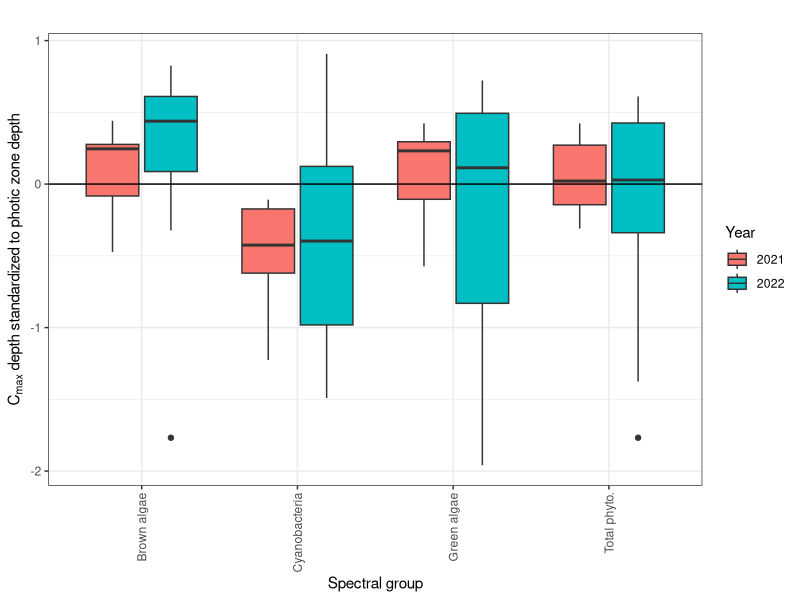

This chart was generated by the following R code:
## ---- chunk 1
#load packages
library(tidyverse)
library(lubridate)

flo_metrics <- read_csv("../Processed_data/Fluora_bvr.csv")
pw2 <- read_csv("../Processed_data/FP_PeakWidth.csv")
pz <- read_csv("../Processed_data/attenuation_calc.csv")
Cmax <- read_csv("../Processed_data/FP_CmaxDepth.csv")

# Make a directory for Figures if there isn't one
if (!dir.exists("../Figs")){dir.create("../Figs")}
## ---- chunk 2
#Cmax relative to pz depth
cmpz <- left_join(Cmax, pz, by = "Date") %>%
  mutate(green_rel_pz = (Zeu-CmaxDepth_GreenAlgae_ugL)/Zeu,
         cyano_rel_pz = (Zeu-CmaxDepth_Bluegreens_ugL)/Zeu,
         brown_rel_pz = (Zeu-CmaxDepth_BrownAlgae_ugL)/Zeu,
         crypto_rel_pz = (Zeu-CmaxDepth_MixedAlgae_ugL)/Zeu,
         total_rel_pz = (Zeu-CmaxDepth_TotalConc_ugL)/Zeu,
         green_rel_pz_0.1 = (Zeu_0.1-CmaxDepth_GreenAlgae_ugL)/Zeu_0.1,
         cyano_rel_pz_0.1 = (Zeu_0.1-CmaxDepth_Bluegreens_ugL)/Zeu_0.1,
         brown_rel_pz_0.1 = (Zeu_0.1-CmaxDepth_BrownAlgae_ugL)/Zeu_0.1,
         crypto_rel_pz_0.1 = (Zeu_0.1-CmaxDepth_MixedAlgae_ugL)/Zeu_0.1,
         total_rel_pz_0.1 = (Zeu_0.1-CmaxDepth_TotalConc_ugL)/Zeu_0.1) %>%
  select(-(CmaxDepth_GreenAlgae_ugL:r2))%>%
  filter(!is.na(Zeu)) %>%
  mutate(Year = year(Date)) %>%
  gather(green_rel_pz:total_rel_pz_0.1, key = "spectral_group", value = "Cmax_depth_rel_pz") %>%
  mutate(pz_calc = ifelse(grepl("0.1",spectral_group),"0.1%","1%"))

#data wrangling to plot
Cmax_plot <- Cmax %>%
  mutate(Year = year(Date)) %>%
  gather(CmaxDepth_GreenAlgae_ugL:CmaxDepth_TotalConc_ugL, key = "spectral_group", value = "Cmax_depth")

cmpz_1 <- cmpz %>% filter(pz_calc == "1%")
cmpz_0.1 <- cmpz %>% filter(pz_calc == "0.1%")

#data wrangling to plot Zeu
pz_plot <- pz %>%
  mutate(Year = year(Date)) %>%
  filter(Year %in% c(2021,2022)) %>%
  select(-(I0:r2)) %>%
  gather(Zeu:Zeu_0.1, key = "perc_light", value = "pz_depth")

jpeg("../Figs/SI_Cmax_depth_pz_1.jpeg", res = 300, width = 6, height = 4, units = "in")
ggplot(data = subset(cmpz_1, cmpz_1$spectral_group != "crypto_rel_pz"), aes(x = spectral_group, y = Cmax_depth_rel_pz, fill = as.factor(Year)))+
  geom_boxplot()+
  geom_hline(yintercept = 0)+
  theme_bw()+
  ggtitle("")+
  xlab("Spectral group")+
  ylab(expression(paste(C[max], " depth standardized to photic zone depth",sep = "")))+
  labs(fill = "Year")+
  theme(axis.text.x = element_text(angle = 90, vjust = 0.5, hjust=1))+
  scale_x_discrete(labels=c("green_rel_pz" = "Green algae", "cyano_rel_pz" = "Cyanobacteria",
                              "brown_rel_pz" = "Brown algae", "total_rel_pz" = "Total phyto."))
dev.off()

## ---- chunk 3
# dominance of cyanobacteria during study period
dom <- flo_metrics %>%
  select(-Reservoir, -Site) %>%
  filter((Date >= "2021-05-01" & Date <= "2021-09-01") | (Date >= "2022-05-01" & Date <= "2022-09-01")) %>%
  group_by(Date) %>%
  summarize(GreenAlgae_ugL = mean(GreenAlgae_ugL, na.rm = TRUE),
            Bluegreens_ugL = mean(Bluegreens_ugL, na.rm = TRUE),
            BrownAlgae_ugL = mean(BrownAlgae_ugL, na.rm = TRUE),
            MixedAlgae_ugL = mean(MixedAlgae_ugL, na.rm = TRUE),
            TotalConc_ugL = mean(TotalConc_ugL, na.rm = TRUE)) %>%
  mutate(prop_ga = GreenAlgae_ugL/TotalConc_ugL,
         prop_bg = Bluegreens_ugL/TotalConc_ugL,
         prop_ba = BrownAlgae_ugL/TotalConc_ugL,
         prop_ma = MixedAlgae_ugL/TotalConc_ugL) %>%
  rowwise() %>%
  mutate(dom = max(c(prop_ga, prop_bg, prop_ba, prop_ma))) %>%
  rowwise() %>%
  mutate(dom_group = ifelse(dom == prop_ga, "GreenAlgae",
                            ifelse(dom == prop_bg, "Bluegreens",
                                   ifelse(dom == prop_ba, "BrownAlgae",
                                          ifelse(dom == prop_ma, "MixedAlgae","zombies")))))

dom %>%
  count(dom_group) %>% 
  ungroup() %>% 
  mutate(perc = 100*(n/sum(n)))

pw2%>%
  filter((Date >= "2021-05-19 00:00:00" & Date <= "2021-06-28 00:00:00") |
           (Date >= "2022-05-19 00:00:00" & Date <= "2022-06-28 00:00:00"))%>%
  mutate(Year = year(Date))%>%
  group_by(Year)%>%
  dplyr::summarise(pw_tot = mean(PeakWidth_TotalConc_m, na.rm = T),
                   pw_cyano = mean(PeakWidth_Bluegreens_m, na.rm = T))
